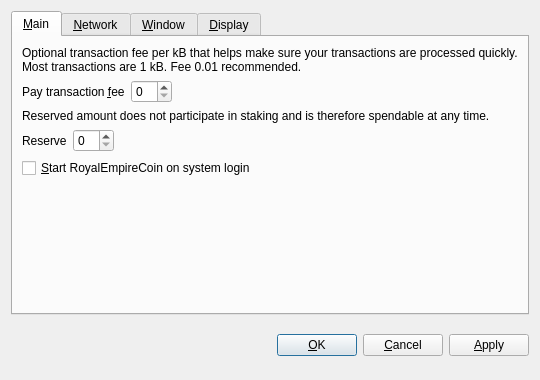
<?xml version="1.0" encoding="UTF-8"?>
<ui version="4.0">
 <class>OptionsDialog</class>
 <widget class="QDialog" name="OptionsDialog">
  <property name="geometry">
   <rect>
    <x>0</x>
    <y>0</y>
    <width>540</width>
    <height>380</height>
   </rect>
  </property>
  <property name="windowTitle">
   <string>Options</string>
  </property>
  <property name="modal">
   <bool>true</bool>
  </property>
  <layout class="QVBoxLayout" name="verticalLayout">
   <item>
    <widget class="QTabWidget" name="tabWidget">
     <property name="tabPosition">
      <enum>QTabWidget::North</enum>
     </property>
     <property name="currentIndex">
      <number>0</number>
     </property>
     <widget class="QWidget" name="tabMain">
      <attribute name="title">
       <string>&amp;Main</string>
      </attribute>
      <layout class="QVBoxLayout" name="verticalLayout_Main">
       <item>
        <widget class="QLabel" name="transactionFeeInfoLabel">
         <property name="text">
          <string>Optional transaction fee per kB that helps make sure your transactions are processed quickly. Most transactions are 1 kB. Fee 0.01 recommended.</string>
         </property>
         <property name="textFormat">
          <enum>Qt::PlainText</enum>
         </property>
         <property name="wordWrap">
          <bool>true</bool>
         </property>
        </widget>
       </item>
       <item>
        <layout class="QHBoxLayout" name="horizontalLayoutFee">
         <item>
          <widget class="QLabel" name="transactionFeeLabel">
           <property name="text">
            <string>Pay transaction &amp;fee</string>
           </property>
           <property name="textFormat">
            <enum>Qt::PlainText</enum>
           </property>
           <property name="buddy">
            <cstring>transactionFee</cstring>
           </property>
          </widget>
         </item>
         <item>
          <widget class="RoyalEmpireCoinAmountField" name="transactionFee"/>
         </item>
         <item>
          <spacer name="horizontalSpacerFee">
           <property name="orientation">
            <enum>Qt::Horizontal</enum>
           </property>
           <property name="sizeHint" stdset="0">
            <size>
             <width>40</width>
             <height>20</height>
            </size>
           </property>
          </spacer>
         </item>
        </layout>
       </item>
       <item>
        <widget class="QLabel" name="reserveBalanceInfoLabel">
         <property name="text">
          <string>Reserved amount does not participate in staking and is therefore spendable at any time.</string>
         </property>
         <property name="textFormat">
          <enum>Qt::PlainText</enum>
         </property>
         <property name="wordWrap">
          <bool>true</bool>
         </property>
        </widget>
       </item>
       <item>
        <layout class="QHBoxLayout" name="horizontalLayoutReserveBalance">
         <item>
          <widget class="QLabel" name="reserveBalanceLabel">
           <property name="text">
            <string>Reserve</string>
           </property>
           <property name="textFormat">
            <enum>Qt::PlainText</enum>
           </property>
           <property name="buddy">
            <cstring>reserveBalance</cstring>
           </property>
          </widget>
         </item>
         <item>
          <widget class="RoyalEmpireCoinAmountField" name="reserveBalance"/>
         </item>
         <item>
          <spacer name="horizontalSpacerReserveBalance">
           <property name="orientation">
            <enum>Qt::Horizontal</enum>
           </property>
           <property name="sizeHint" stdset="0">
            <size>
             <width>40</width>
             <height>20</height>
            </size>
           </property>
          </spacer>
         </item>
        </layout>
       </item>
       <item>
        <widget class="QCheckBox" name="royalempirecoinAtStartup">
         <property name="toolTip">
          <string>Automatically start RoyalEmpireCoin after logging in to the system.</string>
         </property>
         <property name="text">
          <string>&amp;Start RoyalEmpireCoin on system login</string>
         </property>
        </widget>
       </item>
       <item>
        <spacer name="verticalSpacer_Main">
         <property name="orientation">
          <enum>Qt::Vertical</enum>
         </property>
         <property name="sizeHint" stdset="0">
          <size>
           <width>20</width>
           <height>40</height>
          </size>
         </property>
        </spacer>
       </item>
      </layout>
     </widget>
     <widget class="QWidget" name="tabNetwork">
      <attribute name="title">
       <string>&amp;Network</string>
      </attribute>
      <layout class="QVBoxLayout" name="verticalLayout_Network">
       <item>
        <widget class="QCheckBox" name="mapPortUpnp">
         <property name="toolTip">
          <string>Automatically open the RoyalEmpireCoin client port on the router. This only works when your router supports UPnP and it is enabled.</string>
         </property>
         <property name="text">
          <string>Map port using &amp;UPnP</string>
         </property>
        </widget>
       </item>
       <item>
        <widget class="QCheckBox" name="connectSocks">
         <property name="toolTip">
          <string>Connect to the RoyalEmpireCoin network through a SOCKS5 proxy (e.g. when connecting through Tor).</string>
         </property>
         <property name="text">
          <string>&amp;Connect through SOCKS5 proxy:</string>
         </property>
        </widget>
       </item>
       <item>
        <layout class="QHBoxLayout" name="horizontalLayout_Network">
         <item>
          <widget class="QLabel" name="proxyIpLabel">
           <property name="text">
            <string>Proxy &amp;IP:</string>
           </property>
           <property name="textFormat">
            <enum>Qt::PlainText</enum>
           </property>
           <property name="buddy">
            <cstring>proxyIp</cstring>
           </property>
          </widget>
         </item>
         <item>
          <widget class="QValidatedLineEdit" name="proxyIp">
           <property name="maximumSize">
            <size>
             <width>140</width>
             <height>16777215</height>
            </size>
           </property>
           <property name="toolTip">
            <string>IP address of the proxy (e.g. 127.0.0.1)</string>
           </property>
          </widget>
         </item>
         <item>
          <widget class="QLabel" name="proxyPortLabel">
           <property name="text">
            <string>&amp;Port:</string>
           </property>
           <property name="textFormat">
            <enum>Qt::PlainText</enum>
           </property>
           <property name="buddy">
            <cstring>proxyPort</cstring>
           </property>
          </widget>
         </item>
         <item>
          <widget class="QLineEdit" name="proxyPort">
           <property name="maximumSize">
            <size>
             <width>55</width>
             <height>16777215</height>
            </size>
           </property>
           <property name="toolTip">
            <string>Port of the proxy (e.g. 9050)</string>
           </property>
          </widget>
         </item>
         <item>
          <spacer name="horizontalSpacer_Network">
           <property name="orientation">
            <enum>Qt::Horizontal</enum>
           </property>
           <property name="sizeHint" stdset="0">
            <size>
             <width>40</width>
             <height>20</height>
            </size>
           </property>
          </spacer>
         </item>
        </layout>
       </item>
       <item>
        <spacer name="verticalSpacer_Network">
         <property name="orientation">
          <enum>Qt::Vertical</enum>
         </property>
         <property name="sizeHint" stdset="0">
          <size>
           <width>20</width>
           <height>40</height>
          </size>
         </property>
        </spacer>
       </item>
      </layout>
     </widget>
     <widget class="QWidget" name="tabWindow">
      <attribute name="title">
       <string>&amp;Window</string>
      </attribute>
      <layout class="QVBoxLayout" name="verticalLayout_Window">
       <item>
        <widget class="QCheckBox" name="minimizeToTray">
         <property name="toolTip">
          <string>Show only a tray icon after minimizing the window.</string>
         </property>
         <property name="text">
          <string>&amp;Minimize to the tray instead of the taskbar</string>
         </property>
        </widget>
       </item>
       <item>
        <widget class="QCheckBox" name="minimizeOnClose">
         <property name="toolTip">
          <string>Minimize instead of exit the application when the window is closed. When this option is enabled, the application will be closed only after selecting Quit in the menu.</string>
         </property>
         <property name="text">
          <string>M&amp;inimize on close</string>
         </property>
        </widget>
       </item>
       <item>
        <spacer name="verticalSpacer_Window">
         <property name="orientation">
          <enum>Qt::Vertical</enum>
         </property>
         <property name="sizeHint" stdset="0">
          <size>
           <width>20</width>
           <height>40</height>
          </size>
         </property>
        </spacer>
       </item>
      </layout>
     </widget>
     <widget class="QWidget" name="tabDisplay">
      <attribute name="title">
       <string>&amp;Display</string>
      </attribute>
      <layout class="QVBoxLayout" name="verticalLayout_Display">
       <item>
        <layout class="QHBoxLayout" name="horizontalLayout_1_Display">
         <item>
          <widget class="QLabel" name="langLabel">
           <property name="text">
            <string>User Interface &amp;language:</string>
           </property>
           <property name="textFormat">
            <enum>Qt::PlainText</enum>
           </property>
           <property name="buddy">
            <cstring>lang</cstring>
           </property>
          </widget>
         </item>
         <item>
          <widget class="QValueComboBox" name="lang">
           <property name="toolTip">
            <string>The user interface language can be set here. This setting will take effect after restarting RoyalEmpireCoin.</string>
           </property>
           <property name="styleSheet">
            <string notr="true">background-color: rgb(255, 175, 0);</string>
           </property>
          </widget>
         </item>
        </layout>
       </item>
       <item>
        <layout class="QHBoxLayout" name="horizontalLayout_2_Display">
         <item>
          <widget class="QLabel" name="unitLabel">
           <property name="text">
            <string>&amp;Unit to show amounts in:</string>
           </property>
           <property name="textFormat">
            <enum>Qt::PlainText</enum>
           </property>
           <property name="buddy">
            <cstring>unit</cstring>
           </property>
          </widget>
         </item>
         <item>
          <widget class="QValueComboBox" name="unit">
           <property name="toolTip">
            <string>Choose the default subdivision unit to show in the interface and when sending coins.</string>
           </property>
           <property name="styleSheet">
            <string notr="true">background-color: rgb(255, 175, 0);</string>
           </property>
          </widget>
         </item>
        </layout>
       </item>
       <item>
        <widget class="QCheckBox" name="coinControlFeatures">
         <property name="toolTip">
          <string>Whether to show coin control features or not.</string>
         </property>
         <property name="text">
          <string>Display coin &amp;control features (experts only!)</string>
         </property>
        </widget>
       </item>
       <item>
        <widget class="QCheckBox" name="useBlackTheme">
         <property name="text">
          <string>Use black visual theme (requires restart)</string>
         </property>
        </widget>
       </item>
       <item>
        <spacer name="verticalSpacer_Display">
         <property name="orientation">
          <enum>Qt::Vertical</enum>
         </property>
         <property name="sizeHint" stdset="0">
          <size>
           <width>20</width>
           <height>40</height>
          </size>
         </property>
        </spacer>
       </item>
      </layout>
     </widget>
    </widget>
   </item>
   <item>
    <layout class="QHBoxLayout" name="horizontalLayout_Buttons">
     <item>
      <spacer name="horizontalSpacer_1">
       <property name="orientation">
        <enum>Qt::Horizontal</enum>
       </property>
       <property name="sizeHint" stdset="0">
        <size>
         <width>40</width>
         <height>48</height>
        </size>
       </property>
      </spacer>
     </item>
     <item>
      <widget class="QLabel" name="statusLabel">
       <property name="font">
        <font>
         <weight>75</weight>
         <bold>true</bold>
        </font>
       </property>
       <property name="text">
        <string/>
       </property>
       <property name="textFormat">
        <enum>Qt::PlainText</enum>
       </property>
       <property name="wordWrap">
        <bool>true</bool>
       </property>
      </widget>
     </item>
     <item>
      <spacer name="horizontalSpacer_2">
       <property name="orientation">
        <enum>Qt::Horizontal</enum>
       </property>
       <property name="sizeHint" stdset="0">
        <size>
         <width>40</width>
         <height>48</height>
        </size>
       </property>
      </spacer>
     </item>
     <item>
      <widget class="QPushButton" name="okButton">
       <property name="styleSheet">
        <string notr="true"/>
       </property>
       <property name="text">
        <string>&amp;OK</string>
       </property>
      </widget>
     </item>
     <item>
      <widget class="QPushButton" name="cancelButton">
       <property name="styleSheet">
        <string notr="true"/>
       </property>
       <property name="text">
        <string>&amp;Cancel</string>
       </property>
       <property name="autoDefault">
        <bool>false</bool>
       </property>
      </widget>
     </item>
     <item>
      <widget class="QPushButton" name="applyButton">
       <property name="styleSheet">
        <string notr="true"/>
       </property>
       <property name="text">
        <string>&amp;Apply</string>
       </property>
       <property name="autoDefault">
        <bool>false</bool>
       </property>
      </widget>
     </item>
    </layout>
   </item>
  </layout>
 </widget>
 <customwidgets>
  <customwidget>
   <class>RoyalEmpireCoinAmountField</class>
   <extends>QSpinBox</extends>
   <header>royalempirecoinamountfield.h</header>
   <container>1</container>
  </customwidget>
  <customwidget>
   <class>QValueComboBox</class>
   <extends>QComboBox</extends>
   <header>qvaluecombobox.h</header>
  </customwidget>
  <customwidget>
   <class>QValidatedLineEdit</class>
   <extends>QLineEdit</extends>
   <header>qvalidatedlineedit.h</header>
  </customwidget>
 </customwidgets>
 <resources/>
 <connections/>
</ui>
